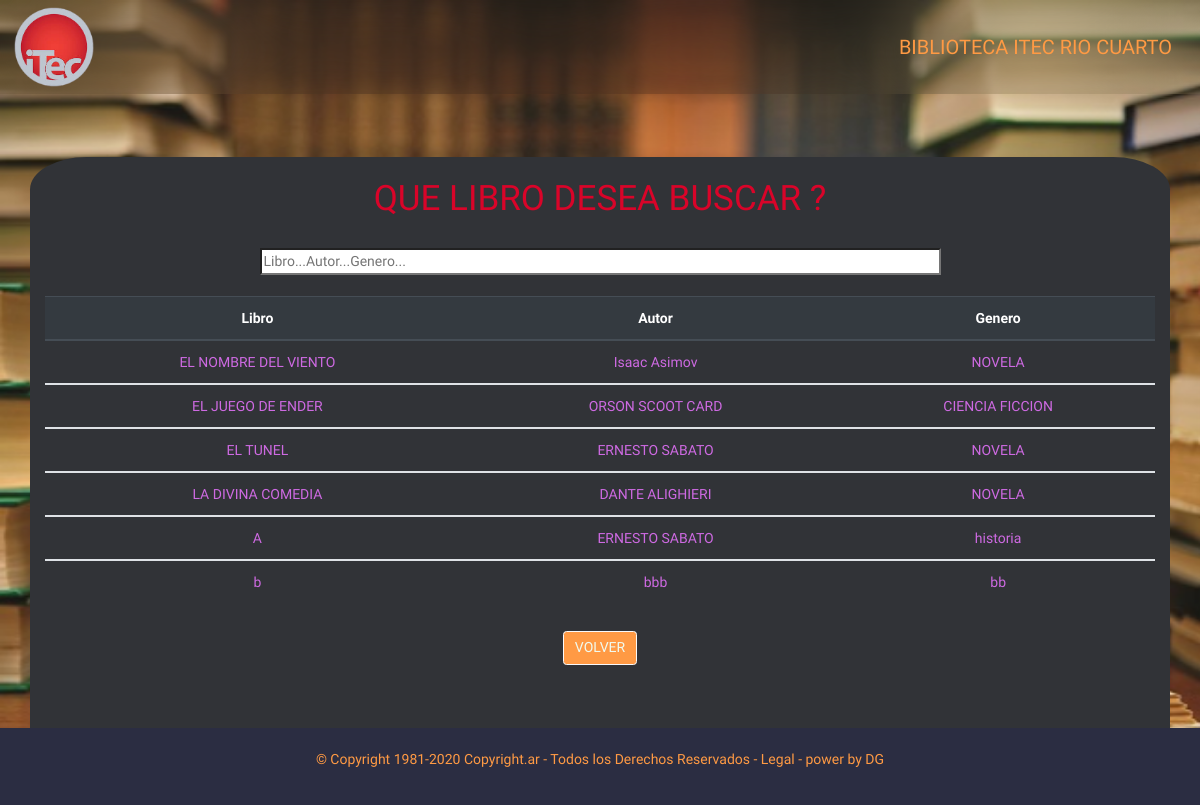
/buscar, run on an earlier commit of the app's database.
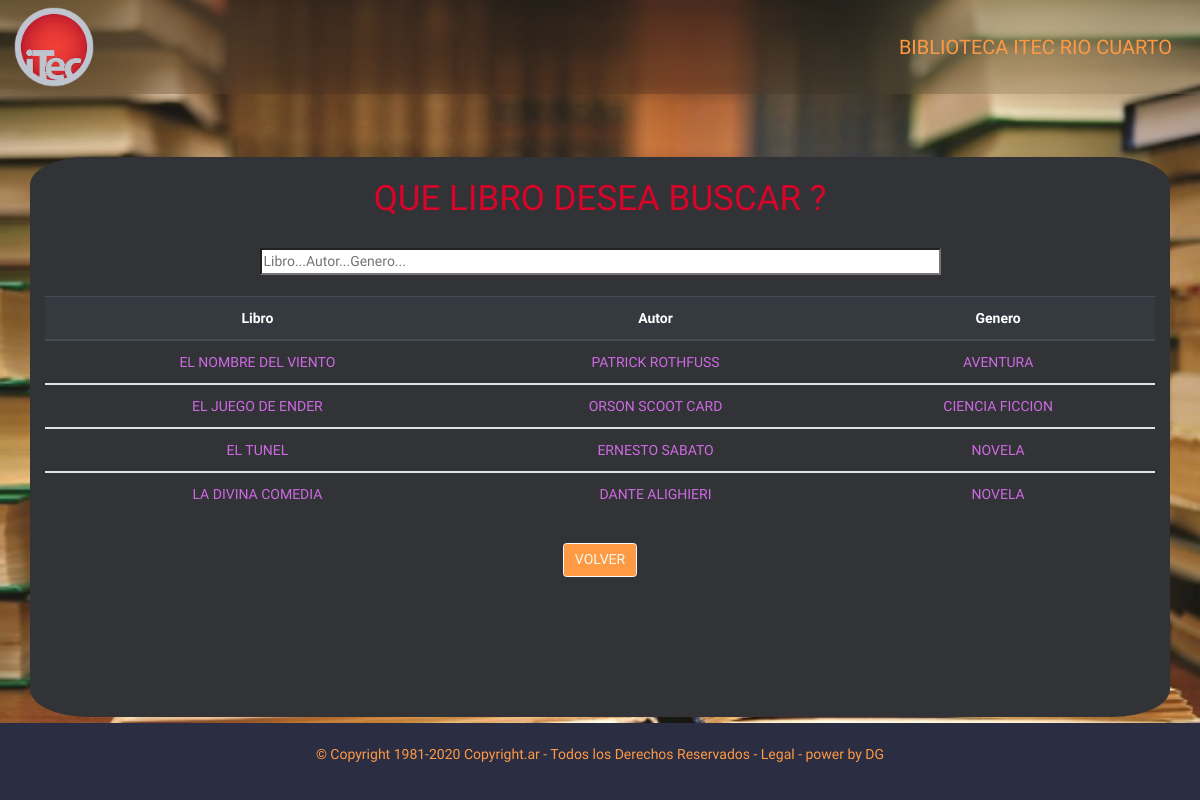
And on a later commit of the database.
### database_setup.py (models this page shows, shortened)
class Libro(Base):
    __tablename__ = 'libro'
    id = Column(Integer, primary_key=True)
    titulo = Column(String(250), nullable=False)
    autor = Column(String(250), nullable=False)
    genero = Column(String(250))

### app.py (the view)
@app.route('/buscar')
def buscarLibros():
    libros = session.query(Libro).all()
    return render_template('buscar.html', libros=libros)

### templates/buscar.html (shortened to what this page needs)
<!DOCTYPE html>
<html lang="en">
<head>
    <link rel="stylesheet" href="https://stackpath.bootstrapcdn.com/bootstrap/4.5.2/css/bootstrap.min.css">
    <link rel="stylesheet" href="{{ url_for('static', filename='css/style.css') }}">
</head>
<body>
  <nav class="navbar navbar-light blur">
    <img src="{{url_for('static', filename='img/itec.png')}}" width="80" height="80" class="d-inline-block align-top " alt="" loading="lazy">
    <p class="Righteous m-3" id="title">BIBLIOTECA ITEC RIO CUARTO</p>
  </nav>
  <br><br><br>
  <div class="container">
    <br>
    <h1>QUE LIBRO DESEA BUSCAR ?</h1>
    <br>
    <div class="container1">
      <input type="search" size="80" placeholder="Libro...Autor...Genero... ">
    <br>
    <div class="row">
      <div class="col-sm">
        <table class="table">
            <thead class="thead-dark">
              <tr>
                <th scope="col">Libro</th>
                <th scope="col">Autor</th>
                <th scope="col">Genero</th>
              </tr>
            </thead>
            {% for libro in libros %}
            <tbody>
                <tr>
                    <td>{{libro.titulo}}</td>
                    <td>{{libro.autor}}</td>
                    <td>{{libro.genero}}</td>
                </tr>
            </tbody>
            {% endfor %}
          </table>
          <a href='{{ url_for("mostrarLibros") }}'>
            <button class="btn btn-light m-3 botones naranja">VOLVER</button>
        </a>
      </div>
    </div>
</div >
  <br><br><br><br><br><br>
  <nav class="fixed-bottom footer">
    <br>
    <p>© Copyright 1981-2020 Copyright.ar - Todos los Derechos Reservados - Legal - power by DG</p>
    <br>
  </nav>
</body>
</html>

### static/css/style.css (style rules this page uses)
:root { --red1-color:#d90429; --lila-color:#ce6ae2; --black1-color:#2b2d42; --black2-color:#403d39; --black3-color:#313337; --white1-color:#f9faf9; --white2-color:#F1FAEE; --green1-color:#06d6a0; --green2-color:#037c0d; --orange-color: #ff9a44; --salmon-color: #fc6076; --font1-font-family:'Righteous', cursive; --font3-font-family:'Monoton', cursive; --font4-font-family:'Jura', sans-serif; --font5-font-family:'Bungee Inline', cursive; --font6-font-family:'Nova Mono', monospace; --font7-font-family:'Star Jedi', arial; --normal:14px; --space:10px; --space-2:20px; }
.Righteous { font-family: var(--font1-font-family); font-size: 20px; }
body, html { height: 100%; background: url(../img/libro.jpg) no-repeat center center fixed; background-size: 100% 100%; text-align: center; color: var(--orange-color); font-size:var(--normal) ; font-family: var(--font1-font-family); }
.container { background-color: #313337; border-radius: 5%; }
.blur { backdrop-filter: blur(50px); }
h1 { color: var(--red1-color); }
td { color: var(--lila-color); }
a:link { text-decoration:none; color: var(--orange-color); text-align: center; }
.botones { background-color: var(--red1-color); color: var(--orange-color); }
.naranja { background-color: var(--orange-color); color:var(--white2-color); }
.footer { background-color:var(--black1-color); }

What changed in the data, as far as the page shows it:
removed Libro: titulo "A", autor "ERNESTO SABATO", genero "historia"
removed Libro: titulo "b", autor "bbb", genero "bb"
changed Libro "EL NOMBRE DEL VIENTO": autor "Isaac Asimov" → "PATRICK ROTHFUSS"; genero "NOVELA" → "AVENTURA"
